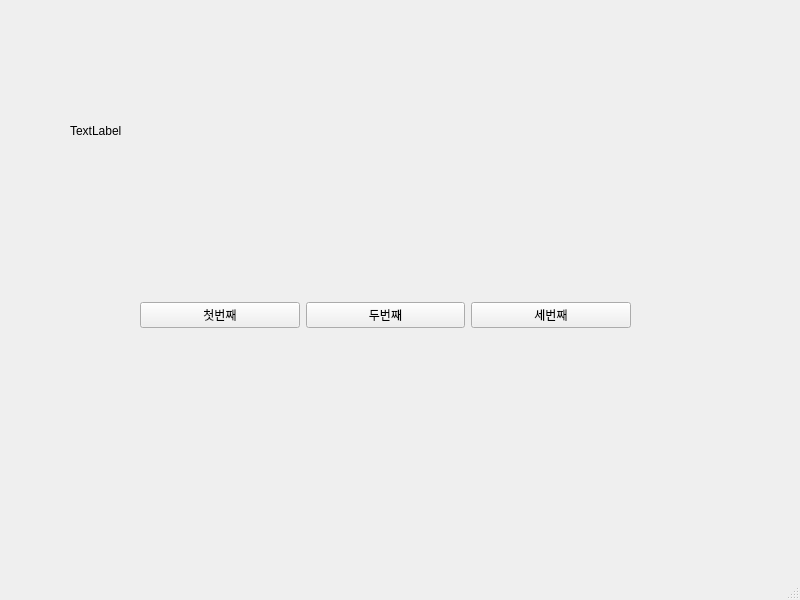
<?xml version="1.0" encoding="UTF-8"?>
<ui version="4.0">
 <class>MainWindow</class>
 <widget class="QMainWindow" name="MainWindow">
  <property name="geometry">
   <rect>
    <x>0</x>
    <y>0</y>
    <width>800</width>
    <height>600</height>
   </rect>
  </property>
  <property name="windowTitle">
   <string>MainWindow</string>
  </property>
  <widget class="QWidget" name="centralwidget">
   <widget class="QWidget" name="horizontalLayoutWidget">
    <property name="geometry">
     <rect>
      <x>140</x>
      <y>240</y>
      <width>491</width>
      <height>151</height>
     </rect>
    </property>
    <layout class="QHBoxLayout" name="horizontalLayout">
     <item>
      <widget class="QPushButton" name="pushButton_3">
       <property name="text">
        <string>첫번째</string>
       </property>
      </widget>
     </item>
     <item>
      <widget class="QPushButton" name="pushButton_2">
       <property name="text">
        <string>두번째</string>
       </property>
      </widget>
     </item>
     <item>
      <widget class="QPushButton" name="pushButton">
       <property name="text">
        <string>세번째</string>
       </property>
      </widget>
     </item>
    </layout>
   </widget>
   <widget class="QLabel" name="label">
    <property name="geometry">
     <rect>
      <x>70</x>
      <y>80</y>
      <width>631</width>
      <height>101</height>
     </rect>
    </property>
    <property name="text">
     <string>TextLabel</string>
    </property>
   </widget>
  </widget>
  <widget class="QMenuBar" name="menubar">
   <property name="geometry">
    <rect>
     <x>0</x>
     <y>0</y>
     <width>800</width>
     <height>22</height>
    </rect>
   </property>
  </widget>
  <widget class="QStatusBar" name="statusbar"/>
 </widget>
 <resources/>
 <connections>
  <connection>
   <sender>pushButton_3</sender>
   <signal>clicked()</signal>
   <receiver>MainWindow</receiver>
   <slot>firstClick()</slot>
   <hints>
    <hint type="sourcelabel">
     <x>193</x>
     <y>332</y>
    </hint>
    <hint type="destinationlabel">
     <x>250</x>
     <y>383</y>
    </hint>
   </hints>
  </connection>
  <connection>
   <sender>pushButton_2</sender>
   <signal>clicked()</signal>
   <receiver>MainWindow</receiver>
   <slot>secondClick()</slot>
   <hints>
    <hint type="sourcelabel">
     <x>345</x>
     <y>334</y>
    </hint>
    <hint type="destinationlabel">
     <x>415</x>
     <y>383</y>
    </hint>
   </hints>
  </connection>
  <connection>
   <sender>pushButton</sender>
   <signal>clicked()</signal>
   <receiver>MainWindow</receiver>
   <slot>thirdClick()</slot>
   <hints>
    <hint type="sourcelabel">
     <x>544</x>
     <y>336</y>
    </hint>
    <hint type="destinationlabel">
     <x>603</x>
     <y>382</y>
    </hint>
   </hints>
  </connection>
 </connections>
 <slots>
  <slot>firstClick()</slot>
  <slot>secondClick()</slot>
  <slot>thirdClick()</slot>
 </slots>
</ui>
